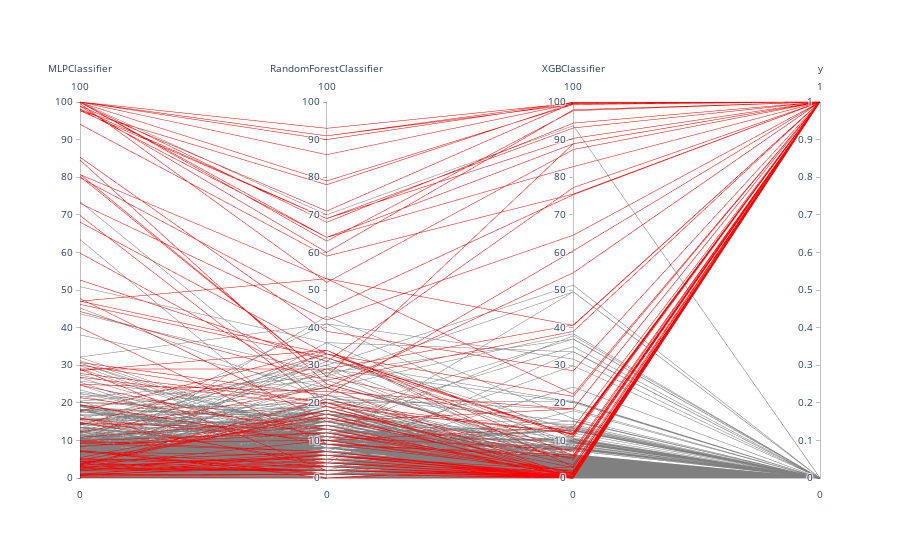

Notebook cell for this chart:
### Markdown cell above
# avaliando como o modelo trabalha

### Code cell
#for linha in range(len(grade_thresholds)):
linha = grade_thresholds.index[1]
m1, m2, m3 = grade_thresholds['m1'][linha], grade_thresholds['m2'][linha], grade_thresholds['m3'][linha]
############print(m1, m2, m3)

####################################################################################
corte1, corte2, corte3 = grade_thresholds[0][linha], grade_thresholds[1][linha], grade_thresholds[2][linha]
############print(corte1, corte2, corte3)

####################################################################################
previsoes_filter0 = previsoes[['y', m1, m2, m3]]
previsoes_filter = previsoes_filter0
############previsoes_filter.sample(5)

####################################################################################
previsoes_filter['m1_bin'] = np.where(previsoes_filter[m1] > corte1, 1, 0)
previsoes_filter['m2_bin'] = np.where(previsoes_filter[m2] > corte2, 1, 0)
previsoes_filter['m3_bin'] = np.where(previsoes_filter[m3] > corte3, 1, 0)

previsoes_filter['decisao_final'] = previsoes_filter['m1_bin'] + previsoes_filter['m2_bin'] + previsoes_filter['m3_bin']
previsoes_filter['decisao_final'] = np.where(previsoes_filter['decisao_final'] >= 2, 1, 0)
############previsoes_filter.sample(5)

####################################################################################

import plotly.express as px
import plotly.graph_objects as go

fig = go.Figure(data=
    go.Parcoords(
        line = dict(color = previsoes_filter0['y'],
                   colorscale = [[0,'grey'], [1,'red']]),
        dimensions = list([
            dict(range = [0, 100],
                label = m1, values = previsoes_filter0[m1]),
            dict(range = [0, 100],
                label = m2, values = previsoes_filter0[m2]),
            dict(range = [0, 100],
                label = m3, values = previsoes_filter0[m3]),
            dict(range = [0, 1],
                #constraintrange = [0.5,1],
                label = 'y', values = previsoes_filter0['y'])
        ])
    )
)
fig.show()
####################################################################################

### Figure 1 — Plotly figure (JSON) as saved in the notebook; plotly's stock layout.template omitted (floating-point values rounded to 4 significant figures; data arrays with more than 128 entries replaced by an {"elided": "..."} marker saying what was removed)
{"data": [{"dimensions": [{"label": "MLPClassifier", "range": [0, 100], "values": {"elided": "1837 float values"}}, {"label": "RandomForestClassifier", "range": [0, 100], "values": {"elided": "1837 float values"}}, {"label": "XGBClassifier", "range": [0, 100], "values": {"elided": "1837 float values"}}, {"label": "y", "range": [0, 1], "values": {"elided": "1837 int values"}}], "line": {"color": {"elided": "1837 int values"}, "colorscale": [[0, "grey"], [1, "red"]]}, "type": "parcoords"}], "layout": {}}
